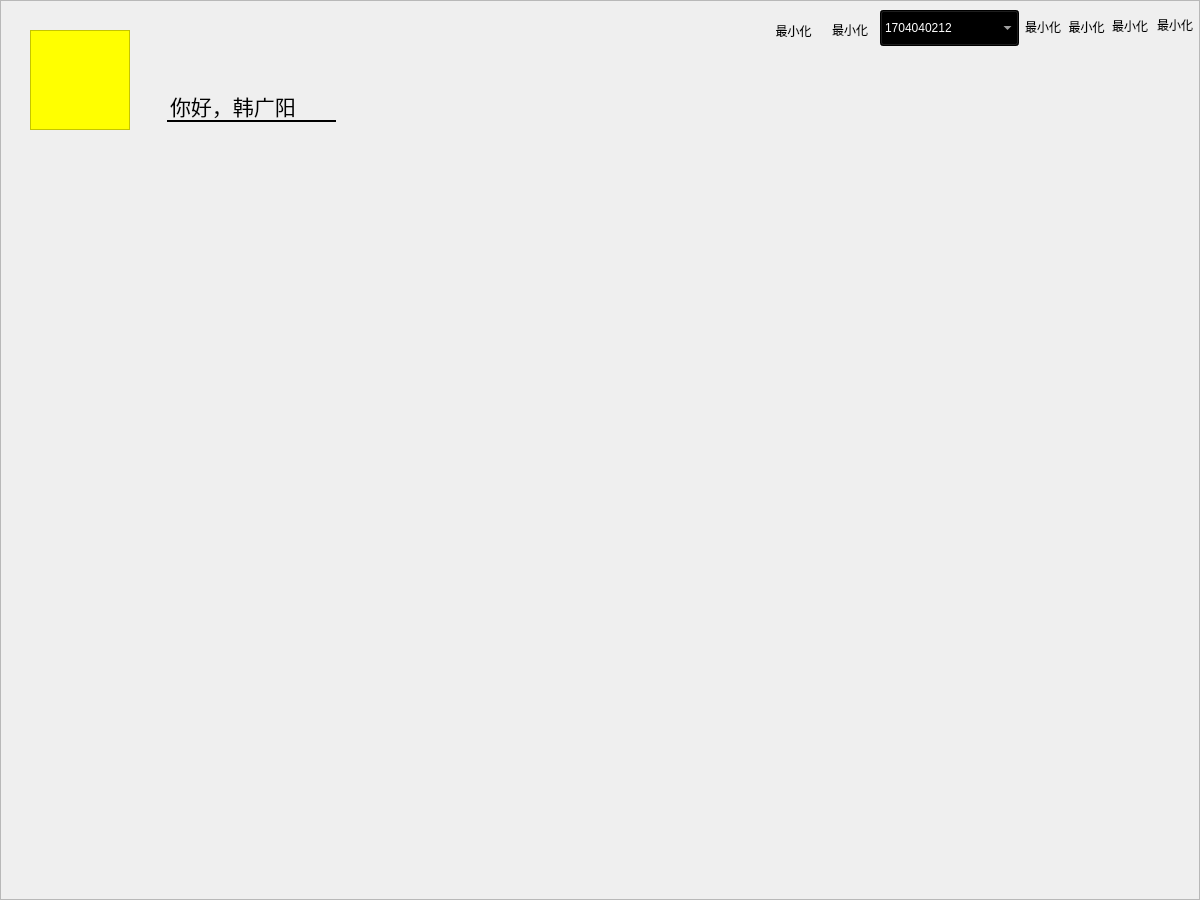
  <widget class="QFrame" name="beiJingBan">
   <property name="geometry">
    <rect>
     <x>0</x>
     <y>0</y>
     <width>1200</width>
     <height>900</height>
    </rect>
   </property>
   <property name="styleSheet">
    <string notr="true">#beiJingBan{
image: url(:/用户界面/Resources/用户界面/用户主背景.jpg);}</string>
   </property>
   <property name="frameShape">
    <enum>QFrame::StyledPanel</enum>
   </property>
   <property name="frameShadow">
    <enum>QFrame::Raised</enum>
   </property>
   <widget class="MessageButton" name="btnMessage">
    <property name="geometry">
     <rect>
      <x>820</x>
      <y>0</y>
      <width>60</width>
      <height>60</height>
     </rect>
    </property>
    <property name="styleSheet">
     <string notr="true"/>
    </property>
    <property name="text">
     <string>最小化</string>
    </property>
    <property name="icon">
     <iconset>
      <normaloff>:/用户界面小按钮/Resources/小按钮/消息.png</normaloff>:/用户界面小按钮/Resources/小按钮/消息.png</iconset>
    </property>
    <property name="iconSize">
     <size>
      <width>40</width>
      <height>40</height>
     </size>
    </property>
    <property name="autoRaise">
     <bool>true</bool>
    </property>
   </widget>
   <widget class="QToolButton" name="btnClose">
    <property name="geometry">
     <rect>
      <x>1155</x>
      <y>5</y>
      <width>40</width>
      <height>40</height>
     </rect>
    </property>
    <property name="styleSheet">
     <string notr="true"/>
    </property>
    <property name="text">
     <string>最小化</string>
    </property>
    <property name="icon">
     <iconset resource="../BMS.qrc">
      <normaloff>:/用户界面小按钮/Resources/小按钮/实心关闭.png</normaloff>:/用户界面小按钮/Resources/小按钮/实心关闭.png</iconset>
    </property>
    <property name="iconSize">
     <size>
      <width>40</width>
      <height>40</height>
     </size>
    </property>
    <property name="autoRaise">
     <bool>true</bool>
    </property>
   </widget>
   <widget class="QToolButton" name="btnMin">
    <property name="geometry">
     <rect>
      <x>1105</x>
      <y>0</y>
      <width>50</width>
      <height>51</height>
     </rect>
    </property>
    <property name="styleSheet">
     <string notr="true"/>
    </property>
    <property name="text">
     <string>最小化</string>
    </property>
    <property name="icon">
     <iconset resource="../BMS.qrc">
      <normaloff>:/用户界面小按钮/Resources/小按钮/实心最小化.png</normaloff>:/用户界面小按钮/Resources/小按钮/实心最小化.png</iconset>
    </property>
    <property name="iconSize">
     <size>
      <width>51</width>
      <height>49</height>
     </size>
    </property>
    <property name="autoRaise">
     <bool>true</bool>
    </property>
   </widget>
   <widget class="QToolButton" name="btnHelp">
    <property name="geometry">
     <rect>
      <x>1064</x>
      <y>5</y>
      <width>45</width>
      <height>43</height>
     </rect>
    </property>
    <property name="styleSheet">
     <string notr="true"/>
    </property>
    <property name="text">
     <string>最小化</string>
    </property>
    <property name="icon">
     <iconset resource="../BMS.qrc">
      <normaloff>:/用户界面小按钮/Resources/小按钮/实心帮助.png</normaloff>:/用户界面小按钮/Resources/小按钮/实心帮助.png</iconset>
    </property>
    <property name="iconSize">
     <size>
      <width>40</width>
      <height>40</height>
     </size>
    </property>
    <property name="autoRaise">
     <bool>true</bool>
    </property>
   </widget>
   <widget class="QToolButton" name="btnCloth">
    <property name="geometry">
     <rect>
      <x>1023</x>
      <y>7</y>
      <width>40</width>
      <height>40</height>
     </rect>
    </property>
    <property name="styleSheet">
     <string notr="true"/>
    </property>
    <property name="text">
     <string>最小化</string>
    </property>
    <property name="icon">
     <iconset resource="../BMS.qrc">
      <normaloff>:/用户界面小按钮/Resources/小按钮/皮肤.png</normaloff>:/用户界面小按钮/Resources/小按钮/皮肤.png</iconset>
    </property>
    <property name="iconSize">
     <size>
      <width>40</width>
      <height>40</height>
     </size>
    </property>
    <property name="autoRaise">
     <bool>true</bool>
    </property>
   </widget>
   <widget class="QComboBox" name="comboBox">
    <property name="geometry">
     <rect>
      <x>880</x>
      <y>10</y>
      <width>139</width>
      <height>36</height>
     </rect>
    </property>
    <property name="styleSheet">
     <string notr="true">background-color: rgb(0, 0, 0);
font: 12pt &quot;Adobe 黑体 Std R&quot;;
color: rgb(255, 255, 255);</string>
    </property>
    <item>
     <property name="text">
      <string>1704040212</string>
     </property>
    </item>
    <item>
     <property name="text">
      <string>我的信息</string>
     </property>
    </item>
    <item>
     <property name="text">
      <string>修改密码</string>
     </property>
    </item>
    <item>
     <property name="text">
      <string>注销登录</string>
     </property>
    </item>
    <item>
     <property name="text">
      <string>退出登录</string>
     </property>
    </item>
   </widget>
   <widget class="HeadPor" name="frameHead">
    <property name="geometry">
     <rect>
      <x>30</x>
      <y>30</y>
      <width>100</width>
      <height>100</height>
     </rect>
    </property>
    <property name="styleSheet">
     <string notr="true">background-color: rgb(255, 255, 0);</string>
    </property>
    <property name="frameShape">
     <enum>QFrame::StyledPanel</enum>
    </property>
    <property name="frameShadow">
     <enum>QFrame::Raised</enum>
    </property>
   </widget>
   <widget class="QLabel" name="label">
    <property name="geometry">
     <rect>
      <x>170</x>
      <y>80</y>
      <width>251</width>
      <height>51</height>
     </rect>
    </property>
    <property name="font">
     <font>
      <family>Adobe 黑体 Std R</family>
      <pointsize>16</pointsize>
      <weight>50</weight>
      <italic>false</italic>
      <bold>false</bold>
      <underline>false</underline>
     </font>
    </property>
    <property name="styleSheet">
     <string notr="true"/>
    </property>
    <property name="text">
     <string>你好，韩广阳</string>
    </property>
   </widget>
   <widget class="Line" name="line">
    <property name="geometry">
     <rect>
      <x>167</x>
      <y>113</y>
      <width>169</width>
      <height>16</height>
     </rect>
    </property>
    <property name="frameShadow">
     <enum>QFrame::Plain</enum>
    </property>
    <property name="lineWidth">
     <number>2</number>
    </property>
    <property name="orientation">
     <enum>Qt::Horizontal</enum>
    </property>
   </widget>
   <widget class="QToolButton" name="btnFreshen">
    <property name="geometry">
     <rect>
      <x>770</x>
      <y>7</y>
      <width>47</width>
      <height>47</height>
     </rect>
    </property>
    <property name="styleSheet">
     <string notr="true"/>
    </property>
    <property name="text">
     <string>最小化</string>
    </property>
    <property name="icon">
     <iconset resource="../BMS.qrc">
      <normaloff>:/用户界面小按钮/Resources/小按钮/刷新.png</normaloff>:/用户界面小按钮/Resources/小按钮/刷新.png</iconset>
    </property>
    <property name="iconSize">
     <size>
      <width>45</width>
      <height>45</height>
     </size>
    </property>
    <property name="autoRaise">
     <bool>true</bool>
    </property>
   </widget>
   <zorder>line</zorder>
   <zorder>btnMessage</zorder>
   <zorder>btnClose</zorder>
   <zorder>btnMin</zorder>
   <zorder>btnHelp</zorder>
   <zorder>btnCloth</zorder>
   <zorder>comboBox</zorder>
   <zorder>frameHead</zorder>
   <zorder>label</zorder>
   <zorder>btnFreshen</zorder>
  </widget>
